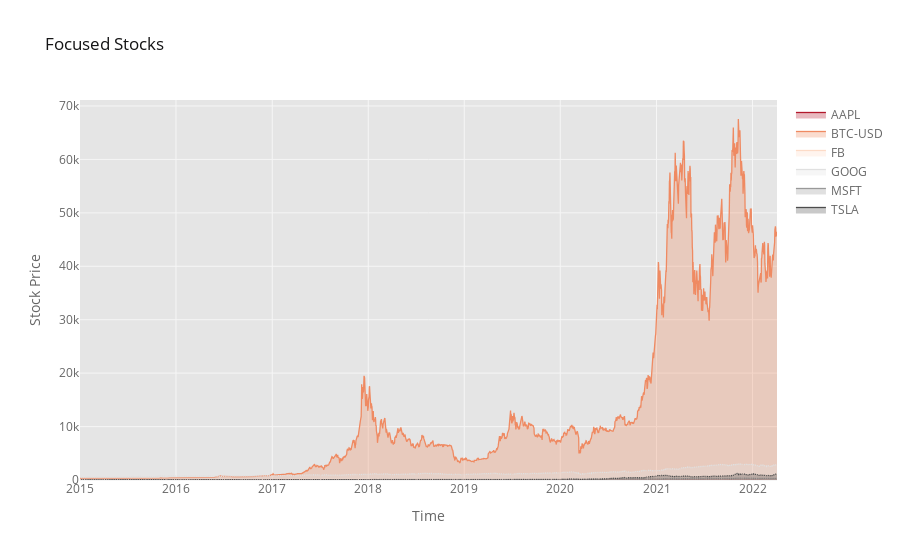

The notebook cell this image was saved under:
### Code cell
all_in_one_df.Close.iplot(fill=True, colorscale="rdgy", theme="ggplot", title="Focused Stocks", xTitle="Time", yTitle="Stock Price")

### Figure 1 — Plotly figure (JSON) as saved in the notebook; plotly's stock layout.template omitted (floating-point values rounded to 4 significant figures; data arrays with more than 128 entries replaced by an {"elided": "..."} marker saying what was removed)
{"data": [{"fill": "tozeroy", "fillcolor": "rgba(178, 24, 43, 0.3)", "line": {"color": "rgba(178, 24, 43, 1.0)", "dash": "solid", "shape": "linear", "width": 1.3}, "mode": "lines", "name": "AAPL", "text": "", "type": "scatter", "x": {"elided": "2651 str values"}, "y": {"elided": "2651 mixed values"}}, {"fill": "tozeroy", "fillcolor": "rgba(239, 138, 98, 0.3)", "line": {"color": "rgba(239, 138, 98, 1.0)", "dash": "solid", "shape": "linear", "width": 1.3}, "mode": "lines", "name": "BTC-USD", "text": "", "type": "scatter", "x": {"elided": "2651 str values"}, "y": {"elided": "2651 float values"}}, {"fill": "tozeroy", "fillcolor": "rgba(253, 219, 199, 0.3)", "line": {"color": "rgba(253, 219, 199, 1.0)", "dash": "solid", "shape": "linear", "width": 1.3}, "mode": "lines", "name": "FB", "text": "", "type": "scatter", "x": {"elided": "2651 str values"}, "y": {"elided": "2651 mixed values"}}, {"fill": "tozeroy", "fillcolor": "rgba(224, 224, 224, 0.3)", "line": {"color": "rgba(224, 224, 224, 1.0)", "dash": "solid", "shape": "linear", "width": 1.3}, "mode": "lines", "name": "GOOG", "text": "", "type": "scatter", "x": {"elided": "2651 str values"}, "y": {"elided": "2651 mixed values"}}, {"fill": "tozeroy", "fillcolor": "rgba(153, 153, 153, 0.3)", "line": {"color": "rgba(153, 153, 153, 1.0)", "dash": "solid", "shape": "linear", "width": 1.3}, "mode": "lines", "name": "MSFT", "text": "", "type": "scatter", "x": {"elided": "2651 str values"}, "y": {"elided": "2651 mixed values"}}, {"fill": "tozeroy", "fillcolor": "rgba(77, 77, 77, 0.3)", "line": {"color": "rgba(77, 77, 77, 1.0)", "dash": "solid", "shape": "linear", "width": 1.3}, "mode": "lines", "name": "TSLA", "text": "", "type": "scatter", "x": {"elided": "2651 str values"}, "y": {"elided": "2651 mixed values"}}], "layout": {"legend": {"bgcolor": "#FFFFFF", "font": {"color": "#666666"}}, "paper_bgcolor": "#FFFFFF", "plot_bgcolor": "#E5E5E5", "title": {"font": {"color": "#151516"}, "text": "Focused Stocks"}, "xaxis": {"gridcolor": "#F6F6F6", "showgrid": true, "tickfont": {"color": "#666666"}, "title": {"font": {"color": "#666666"}, "text": "Time"}, "zerolinecolor": "#F6F6F6"}, "yaxis": {"gridcolor": "#F6F6F6", "showgrid": true, "tickfont": {"color": "#666666"}, "title": {"font": {"color": "#666666"}, "text": "Stock Price"}, "zerolinecolor": "#F6F6F6"}}}
